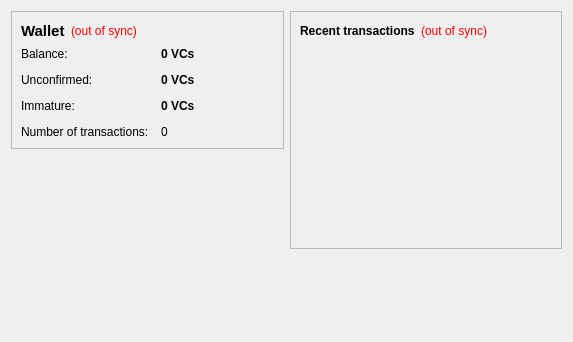
<?xml version="1.0" encoding="UTF-8"?>
<ui version="4.0">
 <class>OverviewPage</class>
 <widget class="QWidget" name="OverviewPage">
  <property name="geometry">
   <rect>
    <x>0</x>
    <y>0</y>
    <width>573</width>
    <height>342</height>
   </rect>
  </property>
  <property name="windowTitle">
   <string>Form</string>
  </property>
  <layout class="QHBoxLayout" name="horizontalLayout" stretch="1,1">
   <item>
    <layout class="QVBoxLayout" name="verticalLayout_2">
     <item>
      <widget class="QFrame" name="frame">
       <property name="frameShape">
        <enum>QFrame::StyledPanel</enum>
       </property>
       <property name="frameShadow">
        <enum>QFrame::Raised</enum>
       </property>
       <layout class="QVBoxLayout" name="verticalLayout_4">
        <item>
         <layout class="QHBoxLayout" name="horizontalLayout_4">
          <item>
           <widget class="QLabel" name="label_5">
            <property name="font">
             <font>
              <pointsize>11</pointsize>
              <weight>75</weight>
              <bold>true</bold>
             </font>
            </property>
            <property name="text">
             <string>Wallet</string>
            </property>
           </widget>
          </item>
          <item>
           <widget class="QLabel" name="labelWalletStatus">
            <property name="toolTip">
             <string>The displayed information may be out of date. Your wallet automatically synchronizes with the VoCains network after a connection is established, but this process has not completed yet.</string>
            </property>
            <property name="styleSheet">
             <string notr="true">QLabel { color: red; }</string>
            </property>
            <property name="text">
             <string notr="true">(out of sync)</string>
            </property>
            <property name="alignment">
             <set>Qt::AlignLeading|Qt::AlignLeft|Qt::AlignVCenter</set>
            </property>
           </widget>
          </item>
          <item>
           <spacer name="horizontalSpacer_2">
            <property name="orientation">
             <enum>Qt::Horizontal</enum>
            </property>
            <property name="sizeHint" stdset="0">
             <size>
              <width>40</width>
              <height>20</height>
             </size>
            </property>
           </spacer>
          </item>
         </layout>
        </item>
        <item>
         <layout class="QFormLayout" name="formLayout_2">
          <property name="fieldGrowthPolicy">
           <enum>QFormLayout::AllNonFixedFieldsGrow</enum>
          </property>
          <property name="horizontalSpacing">
           <number>12</number>
          </property>
          <property name="verticalSpacing">
           <number>12</number>
          </property>
          <item row="0" column="0">
           <widget class="QLabel" name="label">
            <property name="text">
             <string>Balance:</string>
            </property>
           </widget>
          </item>
          <item row="0" column="1">
           <widget class="QLabel" name="labelBalance">
            <property name="font">
             <font>
              <weight>75</weight>
              <bold>true</bold>
             </font>
            </property>
            <property name="cursor">
             <cursorShape>IBeamCursor</cursorShape>
            </property>
            <property name="toolTip">
             <string>Your current balance</string>
            </property>
            <property name="text">
             <string notr="true">0 VCs</string>
            </property>
            <property name="textInteractionFlags">
             <set>Qt::LinksAccessibleByMouse|Qt::TextSelectableByKeyboard|Qt::TextSelectableByMouse</set>
            </property>
           </widget>
          </item>
          <item row="1" column="0">
           <widget class="QLabel" name="label_3">
            <property name="text">
             <string>Unconfirmed:</string>
            </property>
           </widget>
          </item>
          <item row="1" column="1">
           <widget class="QLabel" name="labelUnconfirmed">
            <property name="font">
             <font>
              <weight>75</weight>
              <bold>true</bold>
             </font>
            </property>
            <property name="cursor">
             <cursorShape>IBeamCursor</cursorShape>
            </property>
            <property name="toolTip">
             <string>Total of transactions that have yet to be confirmed, and do not yet count toward the current balance</string>
            </property>
            <property name="text">
             <string notr="true">0 VCs</string>
            </property>
            <property name="textInteractionFlags">
             <set>Qt::LinksAccessibleByMouse|Qt::TextSelectableByKeyboard|Qt::TextSelectableByMouse</set>
            </property>
           </widget>
          </item>
          <item row="3" column="0">
           <widget class="QLabel" name="label_2">
            <property name="text">
             <string>Number of transactions:</string>
            </property>
           </widget>
          </item>
          <item row="3" column="1">
           <widget class="QLabel" name="labelNumTransactions">
            <property name="toolTip">
             <string>Total number of transactions in wallet</string>
            </property>
            <property name="text">
             <string notr="true">0</string>
            </property>
           </widget>
          </item>
          <item row="2" column="0">
           <widget class="QLabel" name="labelImmatureText">
            <property name="text">
             <string>Immature:</string>
            </property>
           </widget>
          </item>
          <item row="2" column="1">
           <widget class="QLabel" name="labelImmature">
            <property name="font">
             <font>
              <weight>75</weight>
              <bold>true</bold>
             </font>
            </property>
            <property name="toolTip">
             <string>Mined balance that has not yet matured</string>
            </property>
            <property name="text">
             <string notr="true">0 VCs</string>
            </property>
            <property name="textInteractionFlags">
             <set>Qt::LinksAccessibleByMouse|Qt::TextSelectableByKeyboard|Qt::TextSelectableByMouse</set>
            </property>
           </widget>
          </item>
         </layout>
        </item>
       </layout>
      </widget>
     </item>
     <item>
    <spacer name="verticalSpacer">
       <property name="orientation">
        <enum>Qt::Vertical</enum>
       </property>
       <property name="sizeHint" stdset="0">
        <size>
         <width>20</width>
         <height>40</height>
        </size>
       </property>
      </spacer>
     </item>
	 <item>
         <widget class="QLabel" name="">
          <property name="text">
           <string/>
          </property>
          <property name="pixmap">
           <pixmap resource="../bitcoin.qrc">:/images/wallet_bgcoin</pixmap>
          </property>
          <property name="scaledContents">
           <bool>false</bool>
          </property>
          <property name="alignment">
           <set>Qt::AlignCenter</set>
          </property>
          <property name="margin">
           <number>-2</number>
          </property>
         </widget>
        </item>
        <item>
         <widget class="QLabel" name="label_6">
          <property name="text">
           <string/>
          </property>
         </widget>
        </item>
    </layout>
   </item>
   <item>
    <layout class="QVBoxLayout" name="verticalLayout_3">
     <item>
      <widget class="QFrame" name="frame_2">
       <property name="frameShape">
        <enum>QFrame::StyledPanel</enum>
       </property>
       <property name="frameShadow">
        <enum>QFrame::Raised</enum>
       </property>
       <layout class="QVBoxLayout" name="verticalLayout">
        <item>
         <layout class="QHBoxLayout" name="horizontalLayout_2">
          <item>
           <widget class="QLabel" name="label_4">
            <property name="text">
             <string>&lt;b&gt;Recent transactions&lt;/b&gt;</string>
            </property>
           </widget>
          </item>
          <item>
           <widget class="QLabel" name="labelTransactionsStatus">
            <property name="toolTip">
             <string>The displayed information may be out of date. Your wallet automatically synchronizes with the VoCains network after a connection is established, but this process has not completed yet.</string>
            </property>
            <property name="styleSheet">
             <string notr="true">QLabel { color: red; }</string>
            </property>
            <property name="text">
             <string notr="true">(out of sync)</string>
            </property>
            <property name="alignment">
             <set>Qt::AlignRight|Qt::AlignTrailing|Qt::AlignVCenter</set>
            </property>
           </widget>
          </item>
          <item>
           <spacer name="horizontalSpacer">
            <property name="orientation">
             <enum>Qt::Horizontal</enum>
            </property>
            <property name="sizeHint" stdset="0">
             <size>
              <width>40</width>
              <height>20</height>
             </size>
            </property>
           </spacer>
          </item>
         </layout>
        </item>
        <item>
         <widget class="QListView" name="listTransactions">
          <property name="styleSheet">
           <string notr="true">QListView { background: transparent; }</string>
          </property>
          <property name="frameShape">
           <enum>QFrame::NoFrame</enum>
          </property>
          <property name="verticalScrollBarPolicy">
           <enum>Qt::ScrollBarAlwaysOff</enum>
          </property>
          <property name="horizontalScrollBarPolicy">
           <enum>Qt::ScrollBarAlwaysOff</enum>
          </property>
          <property name="selectionMode">
           <enum>QAbstractItemView::NoSelection</enum>
          </property>
         </widget>
        </item>
       </layout>
      </widget>
     </item>
     <item>
      <spacer name="verticalSpacer_2">
       <property name="orientation">
        <enum>Qt::Vertical</enum>
       </property>
       <property name="sizeHint" stdset="0">
        <size>
         <width>20</width>
         <height>40</height>
        </size>
       </property>
      </spacer>
     </item>
    </layout>
   </item>
  </layout>
 </widget>
 <resources/>
 <connections/>
</ui>
